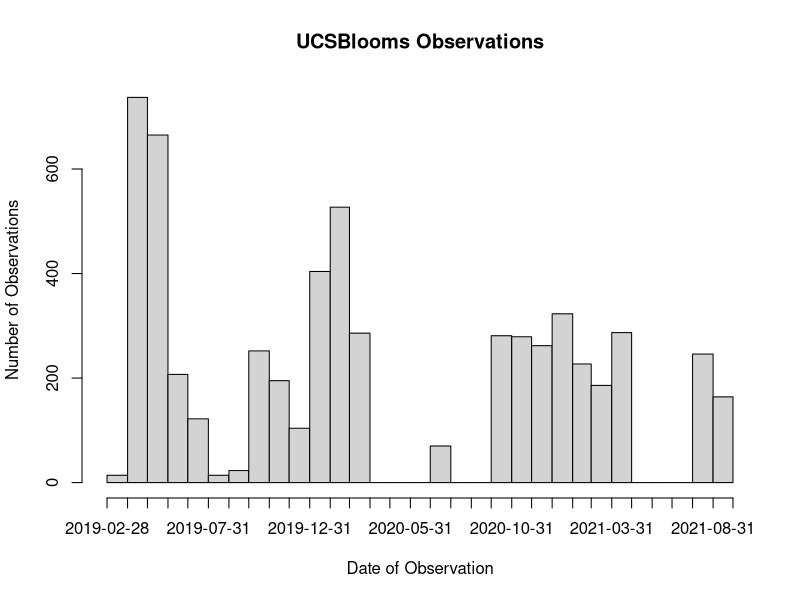
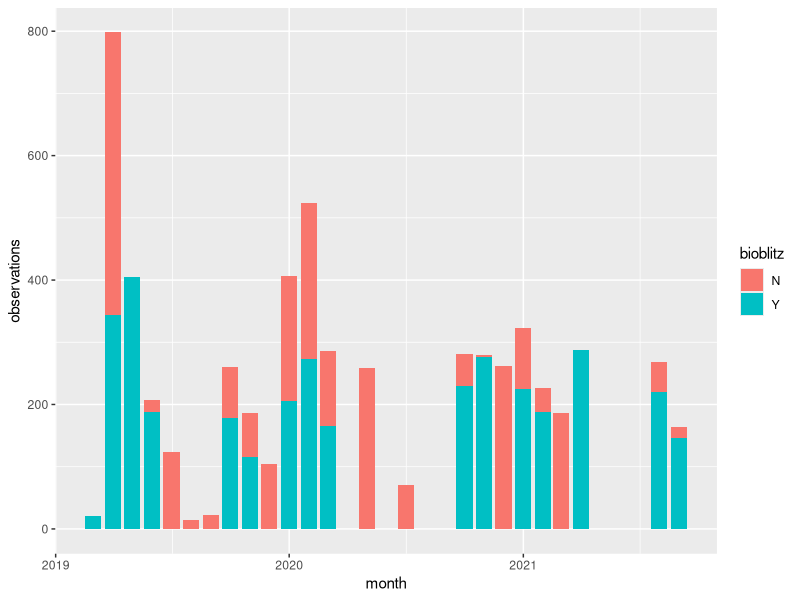

Write the R code that produced these figures, in order.
library(ggplot2)
library(lubridate)
library(dplyr)

#SUMMARY
#Complete data exported from iNaturlaist for all observations in project
Complete_Project<-read.csv("observations-537390.csv")
Complete_Project$day <- as.Date(Complete_Project$observed_on)
#Breakdown (basic stats) of the sub-projects & umbrella project 
Summary_SubProjects<-read.csv("iNat_Projects.csv")
Summary_SubProjects$month<- as.Date(Summary_SubProjects$month_year, "%m/%d/%y")
Summary_Project<-data.frame("observations"=5876,"observers"=39,"species"=396)
#UCSBlooms project first observation was March 11,2019 last was September 29,2021

#SPECIES
#Top 8 species in UCSBlooms Project
ProjectSpecies<-data.frame("Hawthorn"=419,"Pride"=413,"brittlebush"=301,
                           "daisy"=273,"poppy"=228,"blue lily"= 203,
                           "lemonade berry"=151,"natal lily"=125)
#All UCSB Species same time frame
Summary_GeoPlant<-data.frame("observations"=9048,"observers"=331,"species"=547)
Summary_GeoAll<-data.frame("observations"=12833,"observers"=572,"species"=1146)
#top 8 species of all observations in same area/time... first non-plant is Honey Bee with 99
GeoSpecies<-data.frame("pride"=468,"brittlebush"=458,"hawthorn"=435,"poppy"=298,
                       "daisy"=288,"blue lily"=209,"lemonade berry"=179,"natal lily"=132)
#UCSBlooms project accounts for APPROX 65% of plant and 46% of all observations during the same time/area

#OBSERVERS AND OBSERVATIONS
#UCSBlooms Project - Vested Interest Observers Question
PublicObservers<- Complete_Project %>% filter(user_login!="avanwinden",user_login!="taylorc",
                                              user_login!="charliethrift",
                                              user_login!="michellelee",user_login!="excarpobro")
#Lab group made 3,331 observations. 5 people account for 56.69% of the observations in the project
#historagm of all observations
hist(Complete_Project$day, "month",freq = TRUE, xlab="Date of Observation", 
     ylab="Number of Observations", main = "UCSBlooms Observations")
#graph seperating type of observation 
Summary_SubProjects %>% ggplot(aes(x=month,y=observations,fill=bioblitz))+ 
  geom_col(position = "stack")



